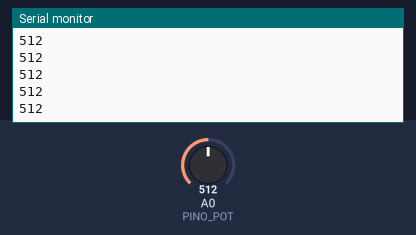
The sketch below on a simulated Arduino Uno, built with avr-gcc and run on an emulated ATmega328P. Parts: the last lines printed to the serial monitor. The test bench sets the inputs (shaded band); at power-on: A0 (PINO_POT) = 512.

Above: at 1.2 s.
1.3 s: A0 (PINO_POT) set to 716
At 2.2 s:
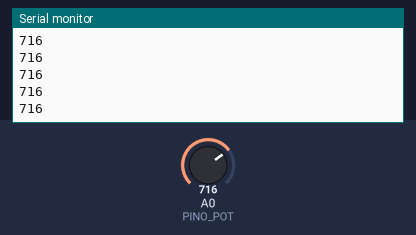
2.8 s: A0 (PINO_POT) set to 900
At 3.6 s:
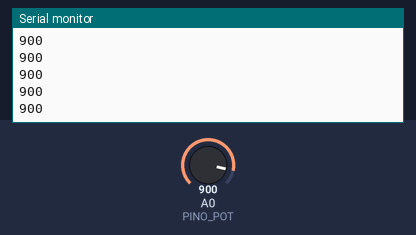
Timing chart, 0 to 5.8 s (numbered marks = the images above; inputs shaded):
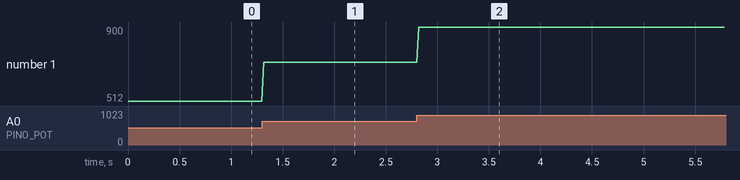

The sketch:

BreakoutRehab_Potenciometro.ino
```cpp
/*
 * Breakout Rehab - leitura do potenciometro (Arduino Uno)
 *
 * Ligacao do potenciometro de 10k:
 *   - terminal ESQUERDO -> 5V
 *   - terminal CENTRAL (cursor) -> A0
 *   - terminal DIREITO -> GND
 *
 * O Arduino le o valor analogico (0..1023) e o envia pela porta serial (USB)
 * como texto, uma leitura por linha, a 115200 baud. O jogo (SerialController,
 * via jSerialComm) le essas linhas e move a raquete.
 *
 * Se o movimento ficar invertido, troque 5V <-> GND nas pontas do potenciometro.
 */

const int PINO_POT = A0;

void setup() {
  Serial.begin(115200); // precisa casar com o BAUD do SerialController no jogo
}

void loop() {
  int valor = analogRead(PINO_POT); // 0..1023
  Serial.println(valor);            // envia o valor + '\n'
  delay(20);                        // ~50 leituras por segundo
}
```

Measured:
- after the input at 1.3 s, the serial monitor: prints a new line at once (image 1)
- after the input at 2.8 s, the serial monitor: prints a new line at once (image 2)
- plotted number 1: 512 → 716 after the input at 1.3 s, 716 → 900 after the input at 2.8 s
